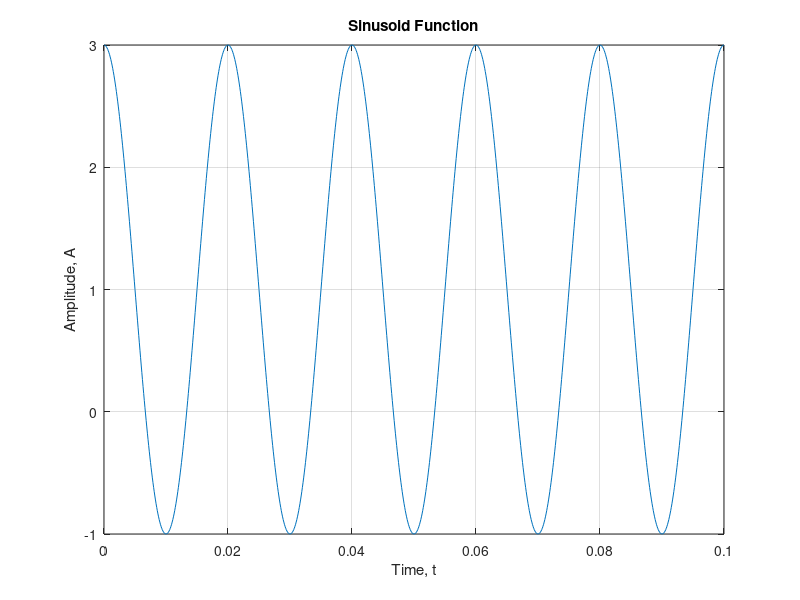

This chart was generated by the following MATLAB code:
t = 0:0.0001:5*(1/50);
y = 2 * cos(100*pi*t)+1;
plot (t,y);
grid on 
xlabel ('Time, t')
ylabel ('Amplitude, A')
title ('Sinusoid Function')